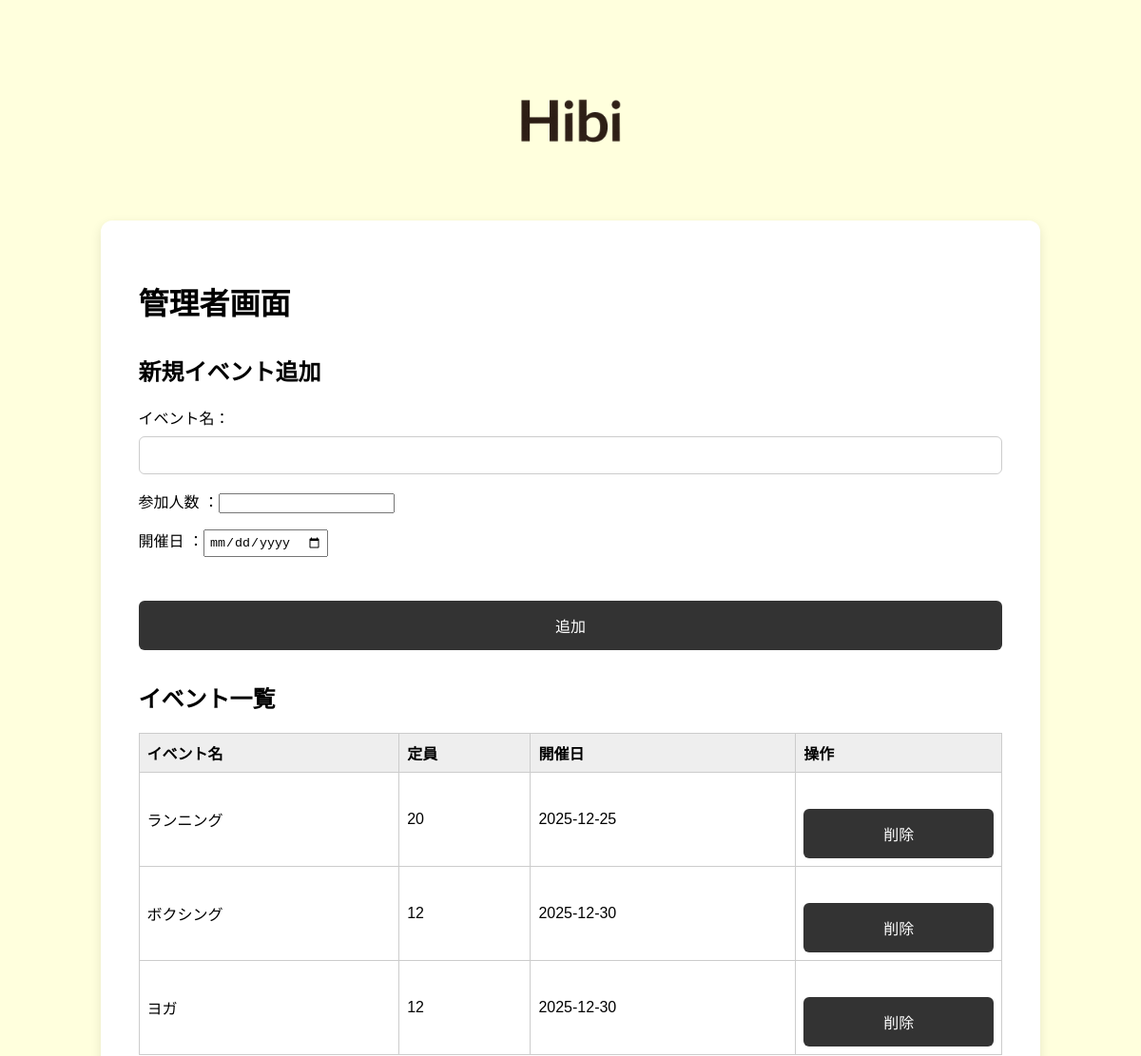
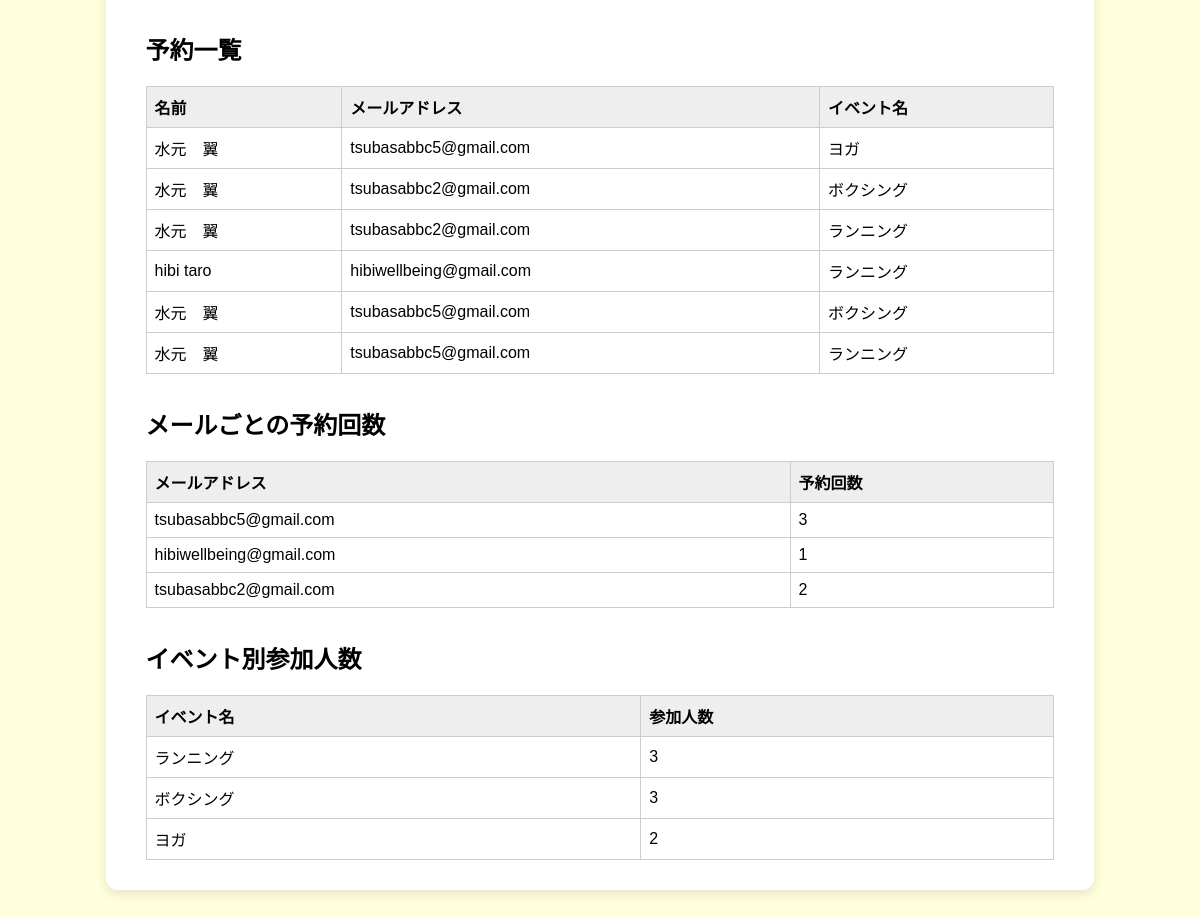
Page /admin (signed in) on the committed database (2 pictures, top to bottom).
### tables this page shows
CREATE TABLE events (
            id INTEGER PRIMARY KEY AUTOINCREMENT,
            attendance INTEGER NOT NULL ,
            name TEXT NOT NULL UNIQUE,
            date TEXT NOT NULL
        );

CREATE TABLE user (
            user_id INTEGER PRIMARY KEY AUTOINCREMENT,
            is_provisional BOOL DEFAULT TRUE,
            name TEXT NOT NULL,
            email TEXT NOT NULL,
            password TEXT NOT NULL
        );

### app.py (the view)
@app.route('/admin', methods=['GET'])
def admin():
    if not session.get('is_admin'):
        return redirect(url_for('hibiowner'))
    conn = sqlite3.connect(DB_NAME)
    c = conn.cursor()
    c.execute('SELECT id, name, attendance , date FROM events ORDER BY date')
    events = [dict(id=row[0], name=row[1], attendance=row[2], date=row[3]) for row in c.fetchall()]
    c.execute('''
        SELECT u.name, u.email, e.name
        FROM reservations r
        JOIN user u ON r.user_id = u.user_id
        JOIN events e ON r.event_id = e.id
        ORDER BY r.id DESC
    ''')
    reservations = c.fetchall()
    c.execute('''
        SELECT u.email, COUNT(*)
        FROM reservations r
        JOIN user u ON r.user_id = u.user_id
        GROUP BY u.user_id
    ''')
    email_counts = dict(c.fetchall())
    c.execute('''
        SELECT e.name, COUNT(r.id)
        FROM reservations r
        JOIN events e ON r.event_id = e.id
        GROUP BY e.id
    ''')
    event_counts = c.fetchall()
    conn.close()
    return render_template('admin.html', events=events, reservations=reservations,
                           email_counts=email_counts, event_counts=event_counts)

### templates/admin.html (shortened to what this page needs)
<!DOCTYPE html>
<html lang="ja">
  <head>
    <link
      rel="stylesheet"
      href="{{ url_for('static', filename='style.css') }}"
    />
  </head>
  <body>
    <div class="top-image">
      <img
        src="{{ url_for('static', filename='documents/Hibi_logo.png') }}"
        alt="ロゴ"
        class="logo"
      />
    </div>
    <div class="mainfield">
      <h1 class="admin-title">管理者画面</h1>
      <section class="add-event-form">
        <h2>新規イベント追加</h2>
        <form method="POST" action="{{ url_for('add_event') }}">
          <p>イベント名：<input type="text" name="event_name" required /></p>
          <p>
            参加人数 ：<input
              type="number"
              name="event_attendance"
              step="1"
              min="1"
              required
            />
          </p>
          <p>開催日 ：<input type="date" name="event_date" required /></p>
          <button type="submit">追加</button>
        </form>
      </section>
      <section>
        <h2>イベント一覧</h2>
        <table>
          <thead>
            <tr>
              <th>イベント名</th>
              <th>定員</th>
              <th>開催日</th>
              <th>操作</th>
            </tr>
          </thead>
          <tbody>
            {% for event in events %}
            <tr>
              <td>{{ event.name }}</td>
              <td>{{ event.attendance }}</td>
              <td>{{ event.date }}</td>
              <td>
                <form
                  method="POST"
                  action="{{ url_for('delete_event', event_id=event.id) }}"
                  class="inline"
                  onsubmit="return confirm('本当に削除しますか？');"
                >
                  <button type="submit" class="delete-btn">削除</button>
                </form>
              </td>
            </tr>
            {% else %}
            <tr>
              <td colspan="4">イベントがありません</td>
            </tr>
            {% endfor %}
          </tbody>
        </table>
      </section>
      <section>
        <h2>予約一覧</h2>
        <table>
          <thead>
            <tr>
              <th>名前</th>
              <th>メールアドレス</th>
              <th>イベント名</th>
            </tr>
          </thead>
          <tbody>
            {% for name, email, event_name in reservations %}
            <tr>
              <td>{{ name }}</td>
              <td>{{ email }}</td>
              <td>{{ event_name }}</td>
            </tr>
            {% else %}
            <tr>
              <td colspan="3">予約がありません</td>
            </tr>
            {% endfor %}
          </tbody>
        </table>
      </section>
      <section>
        <h2>メールごとの予約回数</h2>
        <table>
          <thead>
            <tr>
              <th>メールアドレス</th>
              <th>予約回数</th>
            </tr>
          </thead>
          <tbody>
            {% for email, count in email_counts.items() %}
            <tr>
              <td>{{ email }}</td>
              <td>{{ count }}</td>
            </tr>
            {% else %}
            <tr>
              <td colspan="2">予約データがありません</td>
            </tr>
            {% endfor %}
          </tbody>
        </table>
      </section>
      <section>
        <h2>イベント別参加人数</h2>
        <table>
          <thead>
            <tr>
              <th>イベント名</th>
              <th>参加人数</th>
            </tr>
          </thead>
          <tbody>
            {% for event_name, count in event_counts %}
            <tr>
              <td>{{ event_name }}</td>
              <td>{{ count }}</td>
            </tr>
            {% else %}
            <tr>
              <td colspan="2">参加者データがありません</td>
            </tr>
            {% endfor %}
          </tbody>
        </table>
      </section>
    </div>
  </body>
</html>

### static/style.css (style rules this page uses)
body { background-color: #FFFFDD; font-family: 'Kosugi Maru', sans-serif; margin: 0; padding: 0; }
.mainfield { max-width: 80%; margin: 0px auto; background-color: #fff; padding: 30px 40px; border-radius: 12px; box-shadow: 0 4px 12px rgba(0, 0, 0, 0.1); }
.top-image { display: flex; justify-content: center; text-align: center; align-items: center; }
.top-image img { max-width: 200px; width: 40%; height: auto; }
form input[type="text"], form input[type="email"], form input[type="password"], form select, form textarea { width: 100%; padding: 10px; font-size: 16px; border: 1px solid #ccc; border-radius: 6px; margin-top: 8px; box-sizing: border-box; transition: border-color 0.3s ease; }
form button[type="submit"] { margin-top: 30px; width: 100%; background-color: #333; color: white; padding: 14px; font-size: 16px; border: none; border-radius: 6px; cursor: pointer; transition: background-color 0.3s ease; }

### templates/admin.html (style rules this page uses)
body { font-family: Arial, sans-serif; margin: 2rem; }
h1, h2 { margin-top: 2rem; }
table { border-collapse: collapse; width: 100%; margin-top: 1rem; }
th, td { border: 1px solid #ccc; padding: 0.5em; text-align: left; }
th { background-color: #eee; }
form.inline { display: inline; }
input[type="text"], input[type="date"] { padding: 0.3em; margin-right: 0.5em; }
button { padding: 0.3em 0.7em; cursor: pointer; }
.delete-btn { background-color: #e74c3c; color: white; border: none; border-radius: 3px; }
.add-event-form { margin-bottom: 2rem; }

### rows in the picture
events: name "ランニング", attendance "20", date "2025-12-25", count "3"
events: name "ボクシング", attendance "12", date "2025-12-30", count "3"
events: name "ヨガ", attendance "12", date "2025-12-30", count "2"
user: name "水元 翼", email "tsubasabbc5@gmail.com", name "ヨガ", name "ボクシング", name "ランニング", count "3"
user: name "水元 翼", email "tsubasabbc2@gmail.com", name "ボクシング", name "ランニング", count "2"
user: name "hibi taro", email "hibiwellbeing@gmail.com", name "ランニング", is_provisional "1"
